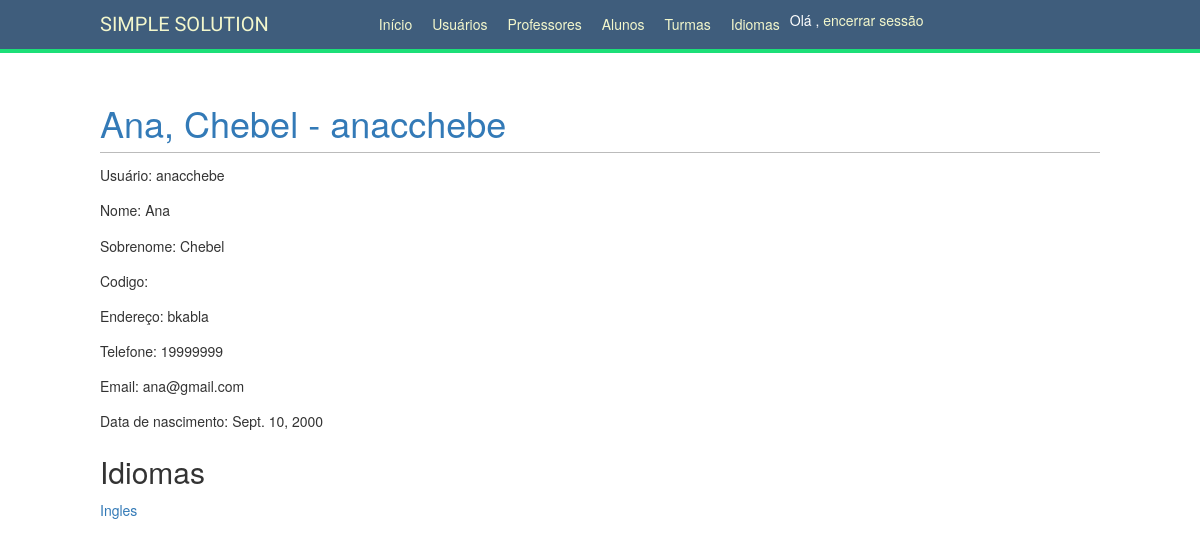
Page /school/professors/4/ (signed in) on the committed database.
### school/models.py (models this page shows, shortened)
class Professor(models.Model):
    profile = models.OneToOneField(Profile,
                                   on_delete=models.PROTECT,
                                   primary_key=True)
    code = models.CharField(max_length=25, blank=True)

class Subject(models.Model):
    STARTER = 'STARTER'
    BASIC = 'BASIC'
    INTERMEDIATE = 'INTERMEDIATE'
    ADVANCED = 'ADVANCED'
    SUBJECT_TYPE_MAP = {
        STARTER: 'STARTER',
        BASIC: 'BASIC',
        INTERMEDIATE: 'INTERMEDIATE',
        ADVANCED: 'ADVANCED',
    }
    SUBJECT_TYPE_CHOICES = (
        (STARTER, SUBJECT_TYPE_MAP[STARTER]),
        (BASIC, SUBJECT_TYPE_MAP[BASIC]),
        (INTERMEDIATE, SUBJECT_TYPE_MAP[INTERMEDIATE]),
        (ADVANCED, SUBJECT_TYPE_MAP[ADVANCED]),
    )
    name = models.CharField(max_length=80, unique=True)
    code = models.CharField(max_length=25, unique=True, auto_created=True)
    subject_type = models.CharField(
        max_length=12,
        choices=SUBJECT_TYPE_CHOICES,
    )
    professors = models.ManyToManyField(Professor, blank=True)
    students = models.ManyToManyField('Student', blank=True)

### account/models.py (models this page shows, shortened)
class Profile(models.Model):
    PROFESSOR = 'PR'
    STUDENT = 'ST'
    ADMIN = 'AD'
    PROFILE_TYPE_CHOICES = (
        (PROFESSOR, 'Professor'),
        (STUDENT, 'Student'),
        (ADMIN, 'Admin')
    )
    user = models.OneToOneField(settings.AUTH_USER_MODEL, on_delete=models.PROTECT)
    date_of_birth = models.DateField(blank=True, null=True, help_text='mm/dd/yy')
    address = models.CharField(max_length=255, blank=True)
    phone = models.CharField(max_length=255, blank=True)
    created = models.DateTimeField(auto_now_add=True)
    profile_type = models.CharField(
        max_length=2,
        choices=PROFILE_TYPE_CHOICES,
    )

### school/views.py (the view)
# urls.py: path('professors/<int:professor_id>/', views.professor_detail, name='professor_detail'),
@staff_member_required
def professor_detail(request, professor_id):
    professor = get_object_or_404(Professor, pk=professor_id)
    return render(request, 'school/professors/detail.html', {'section': 'professors',
                                                             'professor': professor})

### school/templates/school/professors/detail.html (shortened to what this page needs)
{% extends "base.html" %}
{% block content %}
    <h1><a href="{% url "professor_edit" professor.pk %}">{{ professor.profile.user.first_name }}, {{ professor.profile.user.last_name }} - {{ professor.profile.user.username }}</a></h1>
    <p>Usuário: {{ professor.profile.user.username }}</p>
    <p>Nome: {{ professor.profile.user.first_name }}</p>
    <p>Sobrenome: {{ professor.profile.user.last_name }}</p>
    <p>Codigo: {{ professor.code }}</p>
    <p>Endereço: {{ professor.profile.address }}</p>
    <p>Telefone: {{ professor.profile.phone }}</p>
    <p>Email: {{ professor.profile.user.email }}</p>
    <p>Data de nascimento: {{ professor.profile.date_of_birth }}</p>
    <h2>Idiomas</h2>
    {% for subject in professor.subject_set.all %}
        <p><a href="{% url "subject_detail" subject.id %}">{{ subject.name }}</a></p>
    {% endfor %}
{% endblock %}

### account/static/css/base.css (style rules this page uses)
body { margin:0; padding:0; font-family:helvetica, sans-VITRif; }
p { line-height: 1.8; }
a { color:#120a8f; text-decoration:none; }
h1, h2, h3, h4, h5 , h6 { font-family: 'Muli', sans-VITRif; font-weight:normal; }
h1 { border-bottom:1px solid #bbb; padding:0 0 10px 0; margin:10px 0 20px 0; }
h2 { margin:30px 0 20px; }

### rows in the picture
Professor: profile.user.first_name "Ana", profile.user.last_name "Chebel", profile.user.username "anacchebe", profile.address "bkabla", profile.phone "19999999", profile.user.email "ana@gmail.com", profile.date_of_birth "Sept. 10, 2000"
Subject: name "Ingles"
